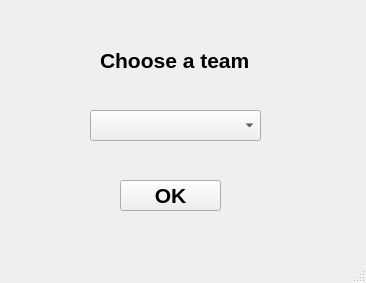
<?xml version="1.0" encoding="UTF-8"?>
<ui version="4.0">
 <class>MainWindow</class>
 <widget class="QMainWindow" name="MainWindow">
  <property name="geometry">
   <rect>
    <x>0</x>
    <y>0</y>
    <width>366</width>
    <height>283</height>
   </rect>
  </property>
  <property name="windowTitle">
   <string>MainWindow</string>
  </property>
  <widget class="QWidget" name="centralwidget">
   <widget class="QLabel" name="label">
    <property name="geometry">
     <rect>
      <x>100</x>
      <y>50</y>
      <width>191</width>
      <height>21</height>
     </rect>
    </property>
    <property name="font">
     <font>
      <pointsize>16</pointsize>
      <weight>75</weight>
      <bold>true</bold>
     </font>
    </property>
    <property name="text">
     <string>Choose a team</string>
    </property>
   </widget>
   <widget class="QComboBox" name="teamsList">
    <property name="geometry">
     <rect>
      <x>90</x>
      <y>110</y>
      <width>171</width>
      <height>31</height>
     </rect>
    </property>
    <property name="font">
     <font>
      <pointsize>12</pointsize>
      <weight>75</weight>
      <bold>true</bold>
     </font>
    </property>
   </widget>
   <widget class="QPushButton" name="ok_btn">
    <property name="geometry">
     <rect>
      <x>120</x>
      <y>180</y>
      <width>101</width>
      <height>31</height>
     </rect>
    </property>
    <property name="font">
     <font>
      <pointsize>16</pointsize>
      <weight>75</weight>
      <bold>true</bold>
     </font>
    </property>
    <property name="text">
     <string>OK</string>
    </property>
   </widget>
  </widget>
  <widget class="QMenuBar" name="menubar">
   <property name="geometry">
    <rect>
     <x>0</x>
     <y>0</y>
     <width>366</width>
     <height>21</height>
    </rect>
   </property>
  </widget>
  <widget class="QStatusBar" name="statusbar"/>
 </widget>
 <resources/>
 <connections/>
</ui>
